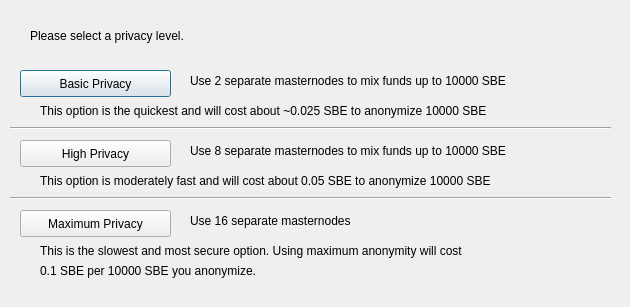
<?xml version="1.0" encoding="UTF-8"?>
<ui version="4.0">
 <class>ObfuscationConfig</class>
 <widget class="QDialog" name="ObfuscationConfig">
  <property name="geometry">
   <rect>
    <x>0</x>
    <y>0</y>
    <width>630</width>
    <height>307</height>
   </rect>
  </property>
  <property name="windowTitle">
   <string>Configure Obfuscation</string>
  </property>
  <widget class="QPushButton" name="buttonBasic">
   <property name="geometry">
    <rect>
     <x>20</x>
     <y>70</y>
     <width>151</width>
     <height>27</height>
    </rect>
   </property>
   <property name="text">
    <string>Basic Privacy</string>
   </property>
  </widget>
  <widget class="QPushButton" name="buttonHigh">
   <property name="geometry">
    <rect>
     <x>20</x>
     <y>140</y>
     <width>151</width>
     <height>27</height>
    </rect>
   </property>
   <property name="text">
    <string>High Privacy</string>
   </property>
  </widget>
  <widget class="QPushButton" name="buttonMax">
   <property name="geometry">
    <rect>
     <x>20</x>
     <y>210</y>
     <width>151</width>
     <height>27</height>
    </rect>
   </property>
   <property name="text">
    <string>Maximum Privacy</string>
   </property>
  </widget>
  <widget class="QLabel" name="label">
   <property name="geometry">
    <rect>
     <x>30</x>
     <y>20</y>
     <width>571</width>
     <height>31</height>
    </rect>
   </property>
   <property name="text">
    <string>Please select a privacy level.</string>
   </property>
  </widget>
  <widget class="QLabel" name="label_2">
   <property name="geometry">
    <rect>
     <x>190</x>
     <y>70</y>
     <width>421</width>
     <height>21</height>
    </rect>
   </property>
   <property name="text">
    <string>Use 2 separate masternodes to mix funds up to 10000 SBE</string>
   </property>
  </widget>
  <widget class="QLabel" name="label_3">
   <property name="geometry">
    <rect>
     <x>190</x>
     <y>140</y>
     <width>411</width>
     <height>21</height>
    </rect>
   </property>
   <property name="text">
    <string>Use 8 separate masternodes to mix funds up to 10000 SBE</string>
   </property>
  </widget>
  <widget class="QLabel" name="label_4">
   <property name="geometry">
    <rect>
     <x>190</x>
     <y>210</y>
     <width>421</width>
     <height>21</height>
    </rect>
   </property>
   <property name="text">
    <string>Use 16 separate masternodes</string>
   </property>
  </widget>
  <widget class="QLabel" name="label_6">
   <property name="geometry">
    <rect>
     <x>40</x>
     <y>100</y>
     <width>561</width>
     <height>21</height>
    </rect>
   </property>
   <property name="text">
    <string>This option is the quickest and will cost about ~0.025 SBE to anonymize 10000 SBE</string>
   </property>
  </widget>
  <widget class="QLabel" name="label_7">
   <property name="geometry">
    <rect>
     <x>40</x>
     <y>170</y>
     <width>561</width>
     <height>21</height>
    </rect>
   </property>
   <property name="text">
    <string>This option is moderately fast and will cost about 0.05 SBE to anonymize 10000 SBE</string>
   </property>
  </widget>
  <widget class="QLabel" name="label_8">
   <property name="geometry">
    <rect>
     <x>40</x>
     <y>240</y>
     <width>561</width>
     <height>21</height>
    </rect>
   </property>
   <property name="text">
    <string>This is the slowest and most secure option. Using maximum anonymity will cost</string>
   </property>
  </widget>
  <widget class="QLabel" name="label_9">
   <property name="geometry">
    <rect>
     <x>40</x>
     <y>260</y>
     <width>561</width>
     <height>21</height>
    </rect>
   </property>
   <property name="text">
    <string>0.1 SBE per 10000 SBE you anonymize.</string>
   </property>
  </widget>
  <widget class="Line" name="line">
   <property name="geometry">
    <rect>
     <x>10</x>
     <y>120</y>
     <width>601</width>
     <height>16</height>
    </rect>
   </property>
   <property name="orientation">
    <enum>Qt::Horizontal</enum>
   </property>
  </widget>
  <widget class="Line" name="line_2">
   <property name="geometry">
    <rect>
     <x>10</x>
     <y>190</y>
     <width>601</width>
     <height>16</height>
    </rect>
   </property>
   <property name="orientation">
    <enum>Qt::Horizontal</enum>
   </property>
  </widget>
 </widget>
 <resources/>
 <connections/>
</ui>
